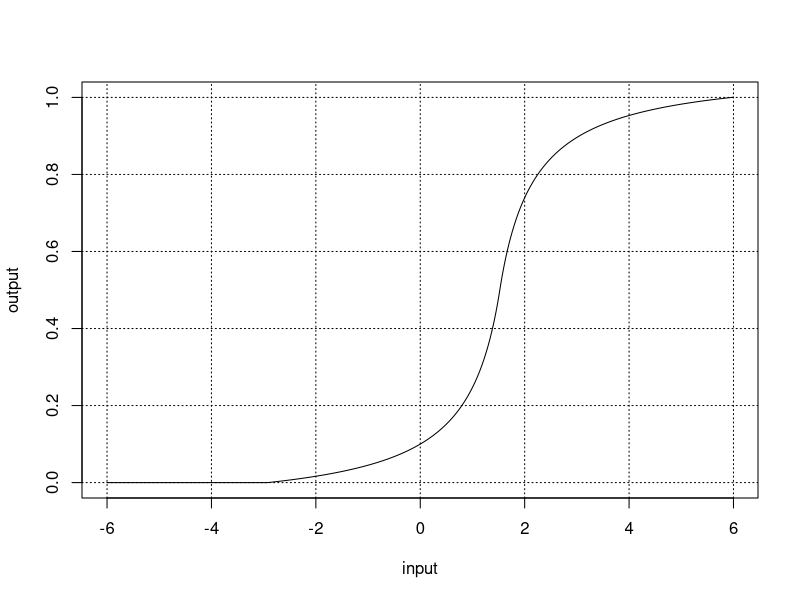

Generate this figure with R:
d <- data.frame(read.table("sigmoid.dat"))
names(d) <- c("x","n1")
attach(d)
pdf( "sigmoid.pdf", height=5, width=5 )
plot( x, n1, type="l", xlab="input", ylab="output", ylim=c(0,1) )
grid( col="black" )
dev.off()
